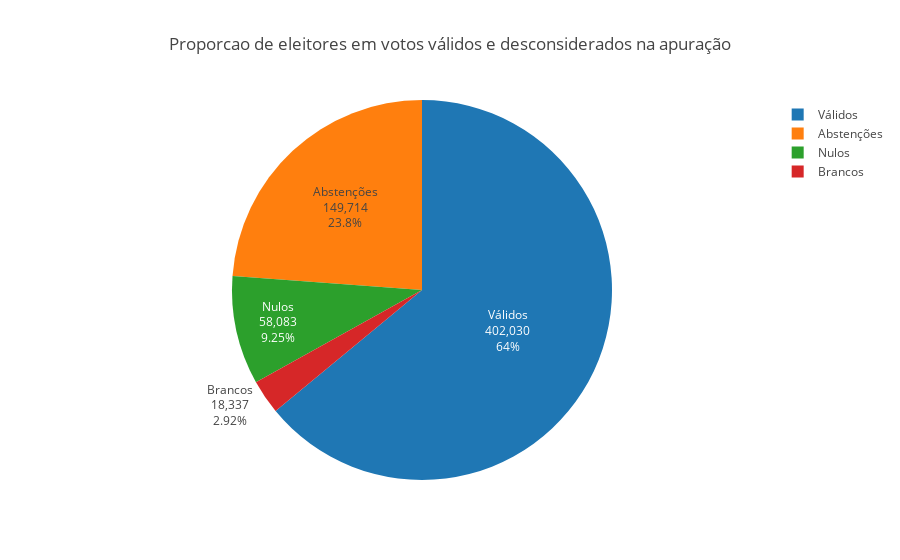

Source (notebook cell):
### Markdown cell above
#### Visualizando a divisão entre os não considerados

### Code cell
values = [total_votos_validos, total_abstencoes, total_brancos, total_nulos]
labels = [ 'Válidos', 'Abstenções', 'Brancos', 'Nulos' ]

title = 'Proporcao de eleitores em votos válidos e desconsiderados na apuração'
fig = generatePieChart(go=go, labels=labels, values=values, title=title)
py.iplot(fig)

### Figure 1 — Plotly figure (JSON) as saved in the notebook; plotly's stock layout.template omitted (floating-point values rounded to 4 significant figures)
{"data": [{"labels": ["Válidos", "Abstenções", "Brancos", "Nulos"], "textinfo": "percent+value+label", "type": "pie", "uid": "3d611847-e341-11e8-8177-5cc9d399d62a", "values": [402030, 149714, 18337, 58083]}], "layout": {"title": "Proporcao de eleitores em votos válidos e desconsiderados na apuração"}}
